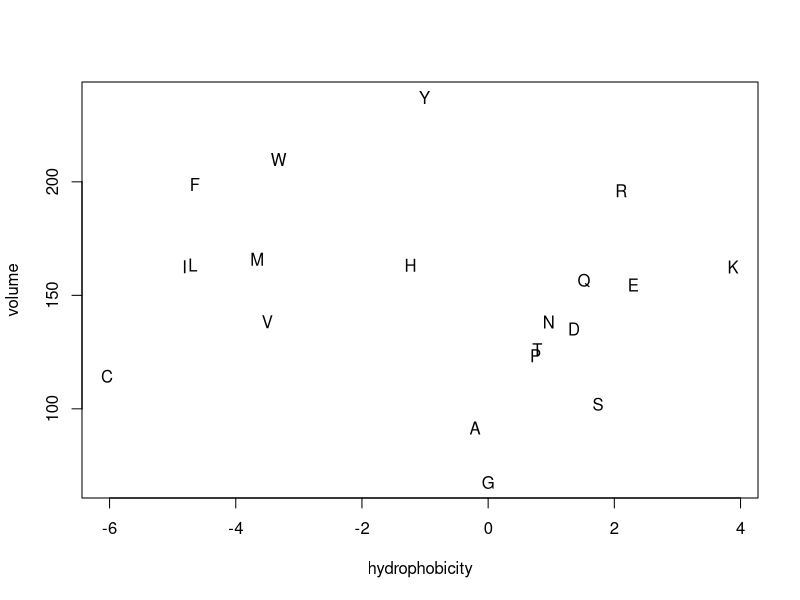

Source code (R): (Note: this script raises an error after producing the figure.)
## ---- chunk 1
library()
## ---- chunk 2
search()
## ---- chunk 3
?install.packages

# Note: the parameter is a quoted string!
install.packages("seqinr",repos="https://cran.rstudio.com/")   
## ---- chunk 4
library(seqinr)
## ---- chunk 5
ls("package:seqinr")
## ---- chunk 6
seqinr::a("Tyr")
## ---- chunk 7
seqinr::words(3, c("A", "G", "C", "U"))
## ---- chunk 8
data(package="seqinr")  
## ---- chunk 9
data(aaindex, package="seqinr") 
## ---- chunk 10
plot(aaindex$FASG890101$I,
     aaindex$PONJ960101$I,
     xlab="hydrophobicity", ylab="volume", type="n")
text(aaindex$FASG890101$I,
     aaindex$PONJ960101$I,
     labels=a(names(aaindex$FASG890101$I)))
## ---- chunk 11
seqinr::choosebank("swissprot")
mySeq <- seqinr::query("mySeq", "N=MBP1_YEAST")
mbp1 <- seqinr::getSequence(mySeq)
seqinr::closebank()
x <- seqinr::AAstat(mbp1[[1]])
barplot(sort(x$Compo), cex.names = 0.6)
